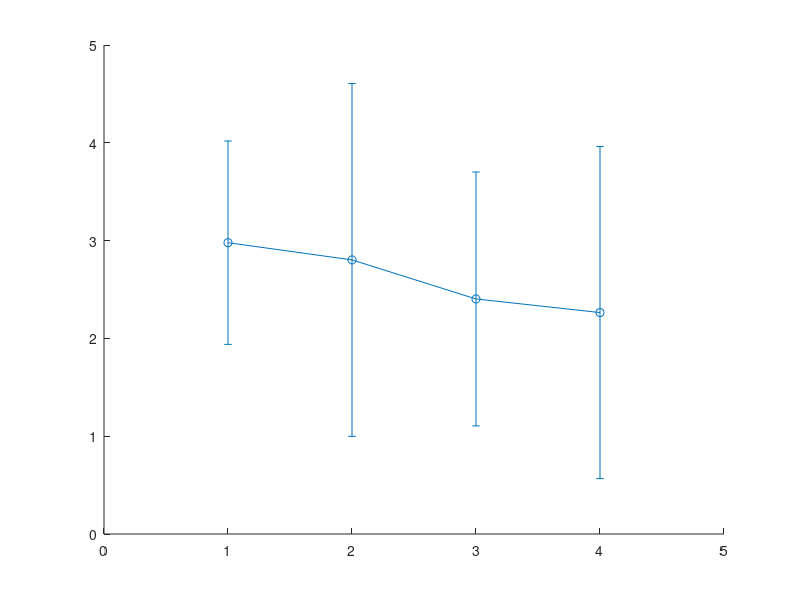

Here is the MATLAB script that generated this plot: (Note: this script raises an error after producing the figure.)
% meansIndexCamp = [2.9786; 2.8027; 2.3384; 2.4685; 2.2642];
% meansIndexCampW = [0.9307; 1.2669; 0.9402; 1.0010; 0.9683];
% meansIndexCamp1 = [4.2285; 4.3999; 2.3488; 1.5658; 1.9085];
% meansIndexCampW1 = [1.2017; 2.2469; 0.5001; 0.4161; 0.8050];
% 
% % Number of values (weights) for each mean
% n1 = 15;  % For meansIndexCamp and meansIndexCampW
% n2 = 5;   % For meansIndexCamp1 and meansIndexCampW1
% 
% % Initialize vectors to store the combined means
% meansIndexCampSum = zeros(size(meansIndexCamp));
% meansIndexCampWSum = zeros(size(meansIndexCamp1));
% 
% % Compute the combined means element-wise using the weighted mean formula
% for i = 1:length(meansIndexCamp)
%     meansIndexCampSum(i) = ((n1 * meansIndexCamp(i)) + (n2 * meansIndexCamp1(i))) / (n1 + n2);
%     meansIndexCampWSum(i) = ((n1 * meansIndexCampW(i)) + (n2 * meansIndexCampW1(i))) / (n1 + n2);
% end
% 
% stdIndexCamp1 = [1.2005; 7.0776; 10.0930; 10; 10];
% stdIndexCampW1 = [25.3067; 3.7392; 6.6867; 10; 10];
% 
% stdIndexCamp = [2.5194; 7.0328; 8.0062; 10; 10]%; 8.5729];
% stdIndexCampW = [1.9466; 2.9176; 2.6047; 10; 10]%; 62.9990];
% 
% % Sum of the vectors
% meansIndexCampSum = meansIndexCamp1 + 15*meansIndexCamp;
% meansIndexCampWSum = meansIndexCampW1 + 15*meansIndexCampW;
% 
% % Sum of the standard deviations (assuming independence)
stdIndexCamp = [1.0398; 1.8042; 1.2979; 1.6975];
stdIndexCampW = [0.3874; 1.2172; 0.8597; 0.5861];

meansIndexCamp = [2.9786; 2.8027; 2.4034; 2.2642];
meansIndexCampW = [0.9307; 1.2669; 0.9706; 0.9683];

% Plotting the mean results with std error bars
num_scenarios = length(meansIndexCamp);

figure;
hold on;

% Plot mean and std for indexCamp (with reallocation)
errorbar(1:num_scenarios, meansIndexCamp, stdIndexCamp, '-o', 'DisplayName', 'With Reallocation');

% Plot mean and std for indexCampW (without reallocation)
errorbar(1:num_scenarios, meansIndexCampW, stdIndexCampW, '-x', 'DisplayName', 'Without Reallocation');

% Add title and labels
title('Mean Index Values with and without Reallocation across Scenarios');
xlabel('Scenario');
ylabel('Mean Index Value');
xticks(1:num_scenarios);
xticklabels({'2H2R', '3H2R', '4H2R', '5H2R'});
grid on;

% Add a legend to distinguish the two plots
legend;

% Display the plot
drawnow;
